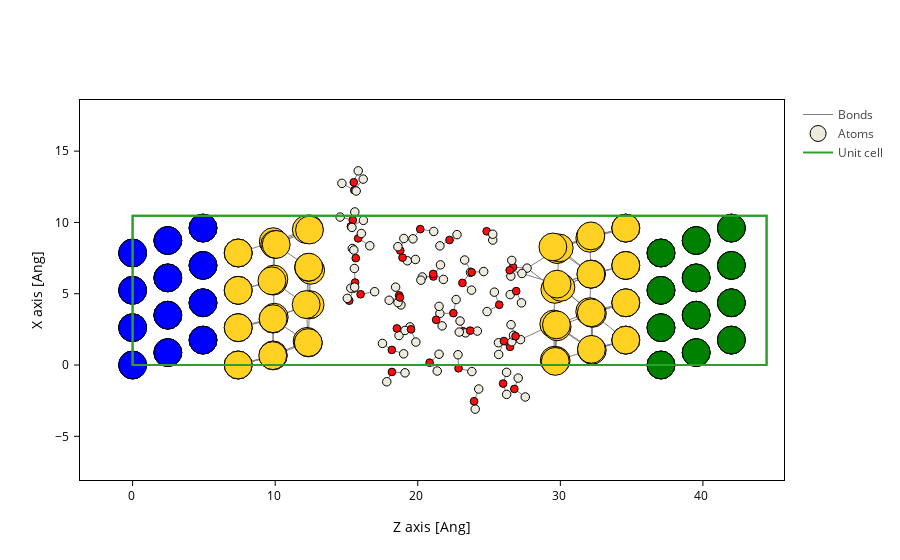

Write notebook code for a chart like this one.
### Markdown cell above
As you can see, there are two gold surfaces separated by a ~17 Ang layer of water (40 molecules). The outermost atoms of gold have undergone surface relaxation during the MD, but the first layer has been kept fixed to properly connect with the electrode. In fact, our system itself contains the electrodes. In the next cell we highlight in blue (green) the left (right) electrode.

### Code cell
device_QM.plot(axes="zx", atoms_style=[
    {"atoms": list(range(36)), "color": "blue"},
    {"atoms": list(range(228, 264)), "color": "green"},
  ])

### Figure 1 — Plotly figure (JSON) as saved in the notebook; plotly's stock layout.template omitted (floating-point values rounded to 4 significant figures; data arrays with more than 128 entries replaced by an {"elided": "..."} marker saying what was removed)
{"data": [{"line": {"color": "gray", "width": 1}, "meta": {}, "mode": "lines", "name": "Bonds", "opacity": 1, "type": "scatter", "x": {"elided": "3570 float values"}, "y": {"elided": "3570 float values"}}, {"marker": {"color": {"elided": "264 str values"}, "line": {"color": "black", "width": 1}, "opacity": 1, "size": {"elided": "264 float values"}}, "meta": {}, "mode": "markers", "name": "Atoms", "opacity": 1, "type": "scatter", "x": {"elided": "264 float values"}, "y": {"elided": "264 float values"}}, {"meta": {}, "mode": "lines", "name": "Unit cell", "type": "scatter", "x": [0.0, 0.0, 0.0, 44.47, 44.47, 0.0, NaN, 44.47, 44.47, 0.0, 0.0, 44.47, 44.47, NaN, 0.0, 0.0, NaN, 44.47, 44.47], "y": [0.0, 0.0, 10.48, 10.48, 0.0, 0.0, NaN, 0.0, 0.0, 0.0, 10.48, 10.48, 0.0, NaN, 10.48, 10.48, NaN, 10.48, 10.48]}], "layout": {"scene": {"aspectmode": "data", "xaxis": {"title": {"text": "Z axis [Ang]"}}, "yaxis": {"title": {"text": "X axis [Ang]"}}}, "xaxis": {"scaleanchor": "y", "scaleratio": 1, "title": {"text": "Z axis [Ang]"}}, "yaxis": {"title": {"text": "X axis [Ang]"}}}}
